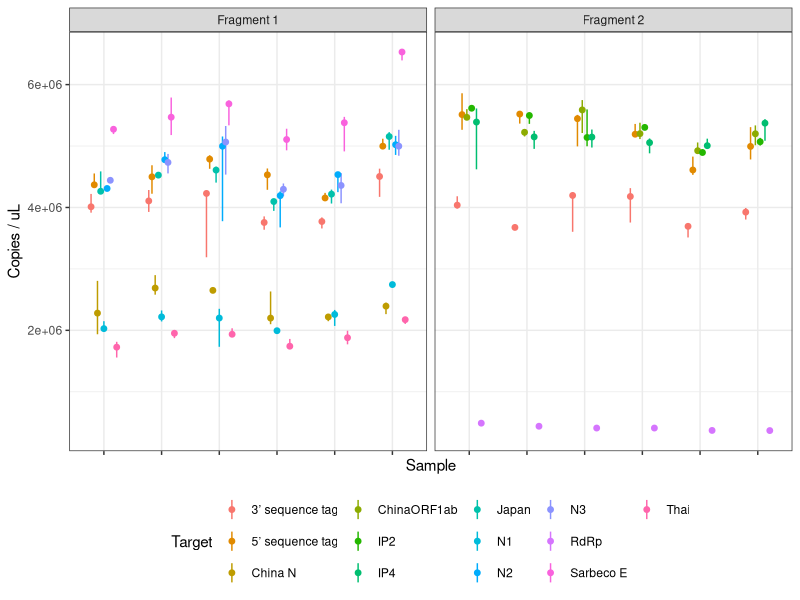
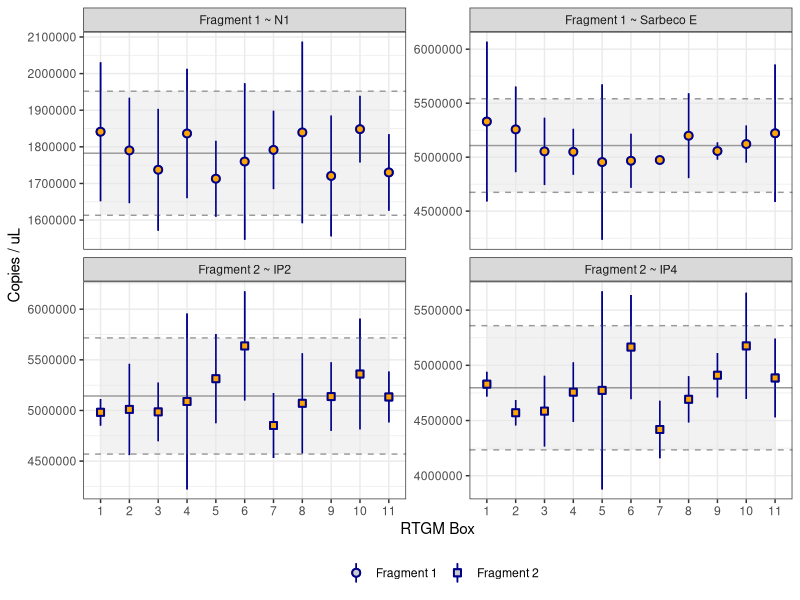
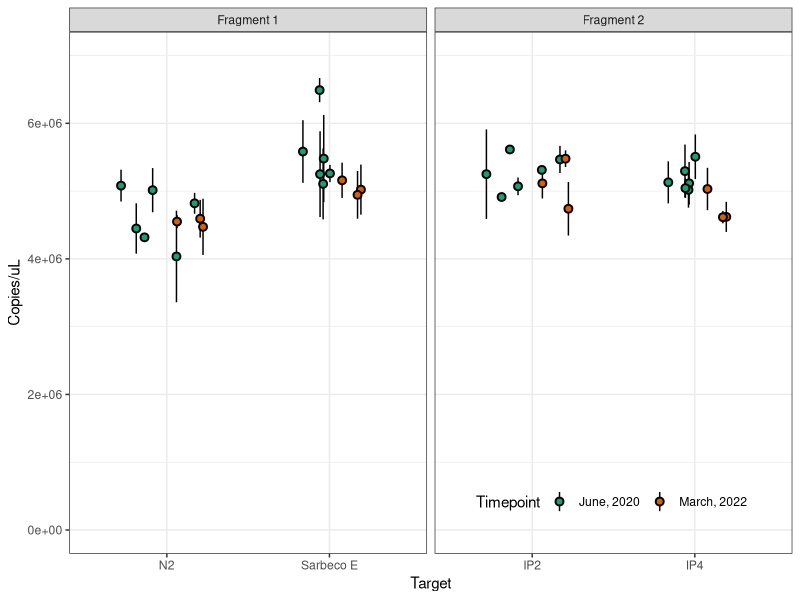
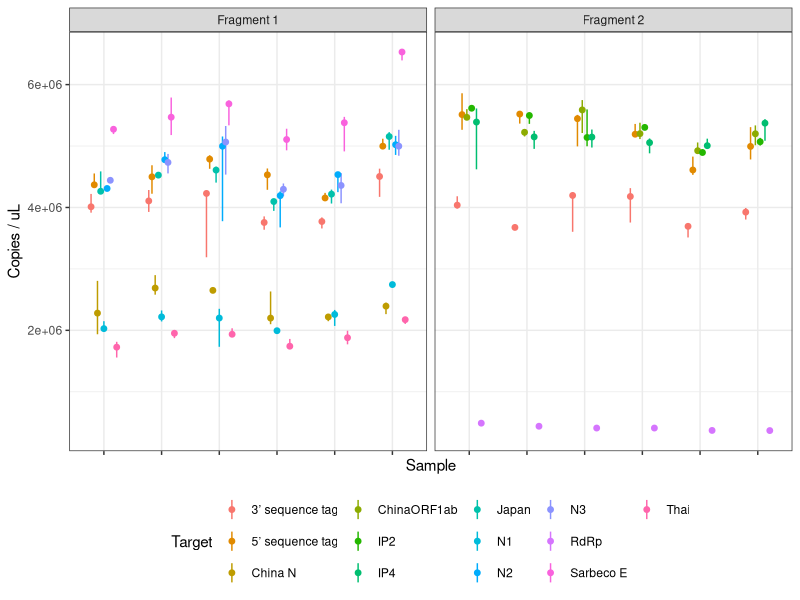
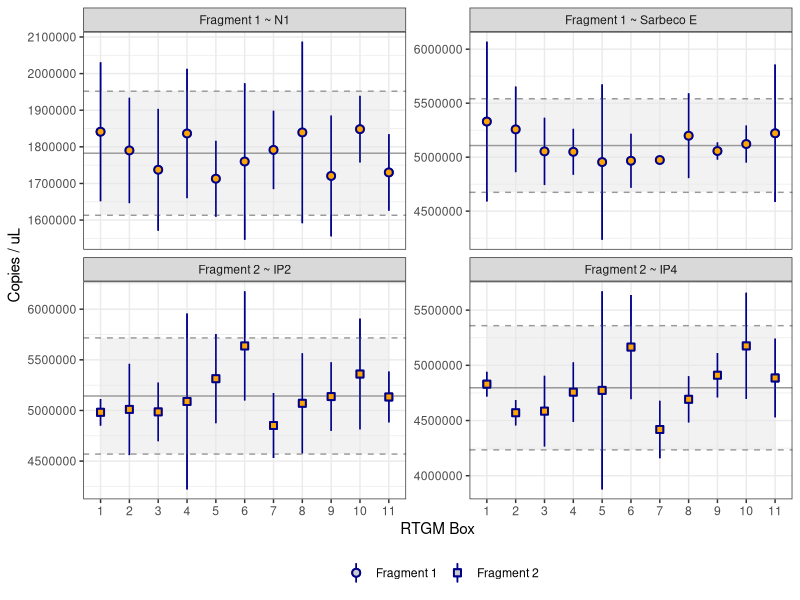
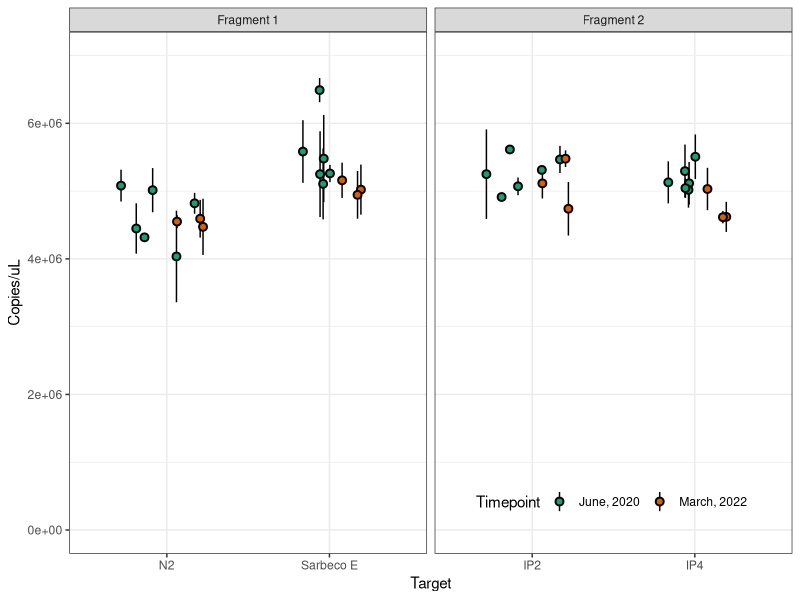

Recreate these plots in R, in order. (Note: this script raises an error after producing the figures.)
## ---- chunk 1
knitr::opts_chunk$set(echo = TRUE)
library(tidyverse)
library(here)
library(readxl)
library(ggpubr)
## ---- chunk 2
f1_dat <- read_excel(here("data/All original F1data for graphs.xlsx"),
                     sheet = "original data",range = "A1:M224") %>% 
    ## renaming copies/ul for concentration for easier coding
    rename(concentration = `pre-pcr dilution`)

f2_dat <- read_excel(here("data/All original F2 data for graphs.xlsx"),
                     sheet = "original",range = "A1:M144") %>% 
    ## renaming copies/ul for concentration for easier coding
    rename(concentration = `pre-pcr dilution`)


ddpcr_dat <- bind_rows(`Fragment 1` = f1_dat, 
                       `Fragment 2` = f2_dat, 
                       .id = "fragment") %>% 
    ## Renaming Targets
    mutate(
        Target = case_when(
            Target == "BK-D" ~ "3’ sequence tag",
            Target == "BK-E" ~ "5’ sequence tag",
            Target == "WHO1" ~ "RdRp",
            Target == "China2" ~ "China N",
            Target == "China" ~ "ChinaORF1ab",
            Target == "SarE" ~ "Sarbeco E",
            Target == "Pas1" ~ "IP2",
            Target == "Pas2" ~ "IP4",
            TRUE ~ Target
        )
    ) %>% 
    filter(Target != "HK2")
        
## ---- chunk 3
glimpse(ddpcr_dat)
## ---- chunk 4
homo_f1_dat <-
    read_excel(
        here(
            "data/2020_05_29_homogeneity_testing_fragment_1_10169.xlsx"
        ),
        sheet = "calculations",
        range = "A1:M85"
    )  %>%
    ## renaming copies/ul for concentration for easier coding
    rename(measured_con = `pre-pcr dilution`)

homo_f2_dat <-
    read_excel(
        here(
            "data/2020_06_12_homogeneity_testing_fragment_2_10169.xlsx"
        ),
        sheet = "calculations",
        range = "A1:L96"
    )  %>%
    ## renaming copies/ul for concentration for easier coding
    rename(measured_con = `pre-pcr dilution`)

homo_dat <- bind_rows(`Fragment 1` = homo_f1_dat,
                      `Fragment 2` = homo_f2_dat,
                      .id = "fragment")
## ---- chunk 5
glimpse(homo_dat)
## ---- chunk 6
f1_stab_df <- read_excel(here("data/March 2022 stability data.xlsx"),
                         sheet = "F1 summary" )
f2_stab_df <- read_excel(here("data/March 2022 stability data.xlsx"), 
                         sheet = "F2 summary") %>% 
    mutate(stdev = std)

stability_df <- bind_rows(F1 = f1_stab_df, F2 = f2_stab_df, .id = "fragment")

glimpse(stability_df)
## ---- chunk 7
(
    ddpcr_plt <- ddpcr_dat %>%
        filter(Sample != "NTC") %>%
        ggerrorplot(
            x = "Sample",
            y = "concentration",
            desc_stat = "median_hilow",
            pallete = get_palette("npg", k = 14),
            color = "Target",
            error.plot = "pointrange",
            size = 0.25,
            position = position_dodge(0.5)
        ) +
        facet_wrap( ~ fragment, scales = "free_x", ncol = 2) +
        theme_bw() +
        theme(legend.position = "bottom", axis.text.x = element_blank()) +
        guides(
            fill = guide_legend(nrow = 3, override.aes = list(shape = 21)),
            # shape = guide_legend(nrow = 2, override.aes = list(fill = "grey80")),
            shape = guide_none()
        ) +
        # scale_color_brewer(type = "qual", palette = 9) +
        labs(y = "Copies / uL")
)
## ---- chunk 8
homo_plot_dat <- homo_dat %>%
    filter(Sample != "NTC",!str_detect(Sample, "SJ")) %>%
    mutate(Sample = str_remove(Sample, " Fragment .")) %>%
    group_by(Sample, fragment, Target) %>%
    mutate(
        measured_con_min  = min(measured_con),
        measured_con_max = max(measured_con)
    ) %>%
    mutate(
        Target = case_when(
            Target == "SarE" ~ "Sarbeco E",
            Target == "Pas1" ~ "IP2",
            Target == "Pas2" ~ "IP4",
            TRUE ~ Target
        )
    ) %>%
    mutate(Sample = as.numeric(str_remove(Sample, "Box ")))

homo_plot_target_ci_dat <- homo_plot_dat %>%
    group_by(fragment, Target) %>%
    summarise(con_mean = mean(measured_con),
              con_sd = sd(measured_con)) %>%
    mutate(con_uci = con_mean + 2 * con_sd,
           con_lci = con_mean - 2 * con_sd)

homo_plot_box_ci_dat <- homo_plot_dat %>%
    group_by(fragment, Target, Sample) %>%
    summarise(sam_con_mean = mean(measured_con),
              sam_con_sd = sd(measured_con)) %>%
    mutate(sam_con_uci = sam_con_mean + 2 * sam_con_sd,
           sam_con_lci = sam_con_mean - 2 * sam_con_sd) 
## ---- chunk 9
p_col <- "darkblue"
p_fil <- "orange"

(
    hom_plt <- homo_plot_box_ci_dat %>%
        left_join(homo_plot_target_ci_dat) %>%
        mutate(Sample = factor(Sample)) %>%
        ggplot() +
        geom_pointrange(
            aes(
                x = Sample,
                y = sam_con_mean,
                ymin = sam_con_lci,
                ymax = sam_con_uci,
                shape = fragment
            ),
            color = p_col,
            fill = p_fil
        )  +
        geom_ribbon(
            aes(
                x = as.numeric(Sample),
                ymin = con_lci,
                ymax = con_uci
            ),
            fill = "grey90",
            alpha = 0.5
        ) +
        geom_hline(
            data = homo_plot_target_ci_dat,
            aes(yintercept = con_mean),
            color = "grey60",
            size = 0.5
        ) +
        geom_hline(
            data = homo_plot_target_ci_dat,
            aes(yintercept = con_uci),
            color = "grey60",
            size = 0.5,
            linetype = 2
        ) +
        geom_hline(
            data = homo_plot_target_ci_dat,
            aes(yintercept = con_lci),
            color = "grey60",
            size = 0.5,
            linetype = 2
        ) +
        geom_pointrange(
            aes(
                x = Sample,
                y = sam_con_mean,
                ymin = sam_con_lci,
                ymax = sam_con_uci,
                shape = fragment
            ),
            color = p_col,
            fill = p_fil
        )  +
        scale_shape_manual(values = c(21, 22)) +
        theme_bw() +
        facet_wrap(
            ~ glue::glue("{fragment} ~ {Target}"),
            nrow = 2,
            scales = "free_y"
        ) +
        theme(legend.position = "bottom") +
        # scale_fill_viridis_d(begin = 0.5) +
        guides(
            shape = guide_legend(nrow = 1, override.aes = list(fill = "grey80")),
            fill = guide_none()
        ) +
        labs(x = "RTGM Box", y = "Copies / uL", shape = "")
)
## ---- chunk 10
stab_plt_df <- stability_df %>%
    filter(Target != "N1") %>%
    mutate(
        Target = case_when(
            Target == "SarE" ~ "Sarbeco E",
            Target == "Pas1" ~ "IP2",
            Target == "Pas2" ~ "IP4",
            TRUE ~ Target
        )
    ) %>%
    mutate(
        date_label = format(`Date Measured`, "%B, %Y"),
        tube = str_remove(Sample, " 1:.*"),
        tube = str_remove(tube, "Tube ")
    ) %>%
    group_by(date_label, Target) %>%
    mutate(fragment = if_else(fragment == "F1", "Fragment 1", "Fragment 2"))
## ---- chunk 11
(
    stab_plt <- ggplot(stab_plt_df) +
        geom_pointrange(
            aes(
                x = Target,
                y = average,
                ymin = average - 2 * stdev,
                ymax = average + 2 * stdev,
                fill = date_label,
                group = tube
            ),
            shape = 21,
            position = position_jitterdodge(dodge.width = 0.5, jitter.width = 0.25)
        ) +
        facet_wrap( ~ fragment, scales = "free_x", ncol = 2) +
        ylim(0, 7000000) +
        theme_bw() +
        labs(fill = "Timepoint", y = "Copies/uL") +
        scale_fill_brewer(type = "qual", palette = 2) +
        theme(
            legend.position = c(0.75, 0.1),
            legend.background = element_blank(),
            legend.direction = "horizontal"
        )
)
## ---- chunk 12
ggsave(plot = ddpcr_plt, here("figures/ddpcr_plt.pdf"))
ggsave(plot = hom_plt, here("figures/hom_plt.pdf"))
ggsave(plot = stab_plt, here("figures/stability_plt.pdf"))
## ---- chunk 13
sessioninfo::platform_info()
## ---- chunk 14
sessioninfo::package_info() %>% 
    filter(attached = TRUE) %>% 
    select(package, loadedversion, date, source) %>%
    knitr::kable(booktabs = TRUE, row.names = FALSE)
